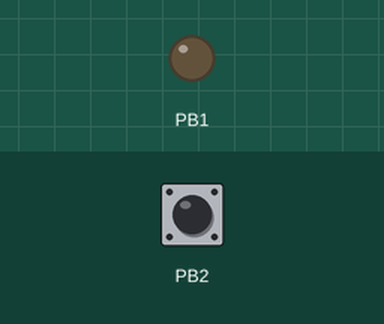
Simulated run of this sketch. Board: ATtiny85, built with avr-gcc and run on an emulated ATtiny85. Shown: output pins drawn as LEDs (lit = HIGH). Inputs (shaded band) come from the test bench; at power-on: PB2 HIGH.

Above: at 0.1 s.
At 14.1 s:
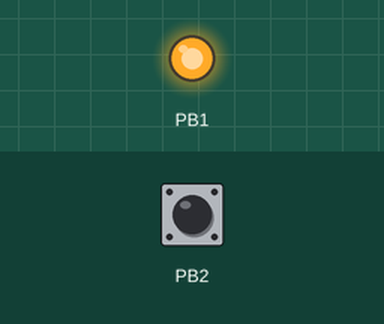
Timing chart, 0 to 15.6 s (numbered marks = the images above):
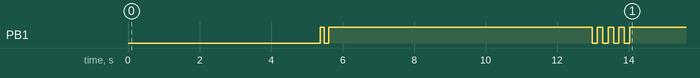

The sketch:

smb-shares.ino
```cpp
// recon/smb-shares - Tier 2
//
// Mapped drives and reachable file shares, including admin shares.
//
// (no notes)
//
// Read-only, no persistence, nothing left behind except the text file named in
// R_OUT. Output lands in C:\Users\Public\ds-recon\ on the target.

#include <duck.h>

// PROGMEM: this string must live in flash, not SRAM. The ATtiny85 has 512
// bytes of RAM and this script is far larger than that.
static const char S[] PROGMEM =
    R_MKDIR
    "'=== NET USE ==='"
    "net use 2>&1|Out-String"
    "'=== SMB MAPPINGS ==='"
    "Get-SmbMapping -EA 0|Select LocalPath,RemotePath,Status|Format-List"
    "'=== FILESYSTEM DRIVES ==='"
    "Get-PSDrive -PSProvider FileSystem|Select Name,Root,Used,Free,DisplayRoot|Format-List"
    "'=== LOCAL SHARES ==='"
    "Get-SmbShare -EA 0|Select Name,Path,Description,ShareState|Format-Table -Auto|Out-String -Width 200"
    R_OUT("smb-shares.txt")
    R_SHOW("smb-shares.txt");

void setup() {
  duckBegin();
  ledPulse(2, 120, 120);
  recon(S);
  ledPulse(4, 150, 150);
}

void loop() {}
```
